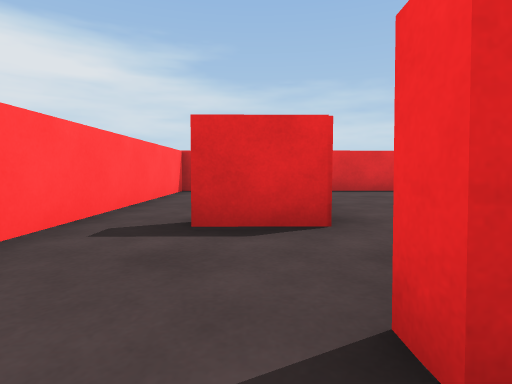
[1] (above)

20 first-person views from a walk through a Unity game level. The camera is 0.51 m above the floor, tilts 4° down and sees 80° across. The floor is counted in squares, 1 m on a side. Each view is taken from the middle of a square. On the plan, view 1 faces up. The plan holds only what a view shows up to about 9 squares ahead; the rest is blank. The player is left out.

[2]
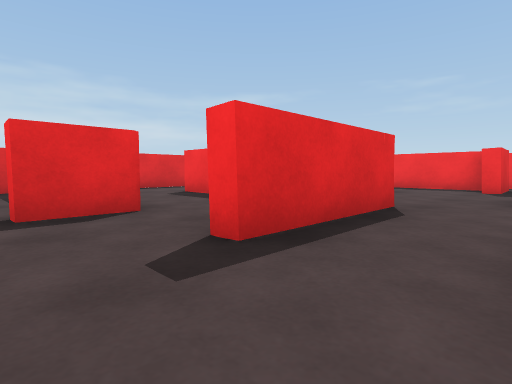

[3]
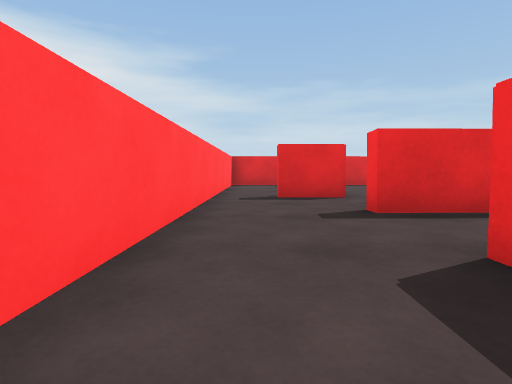

[4]
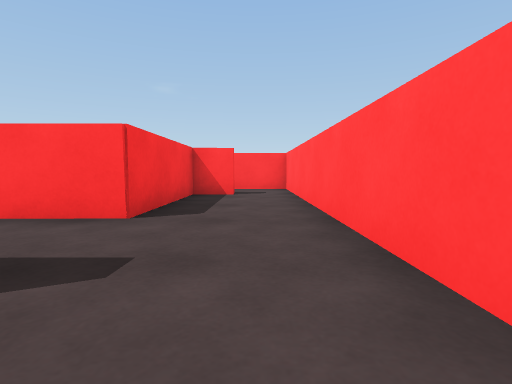

[5]
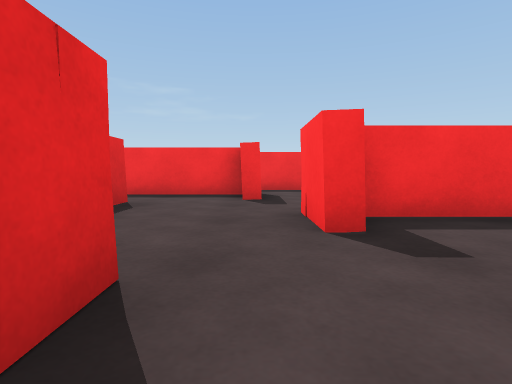

[6]
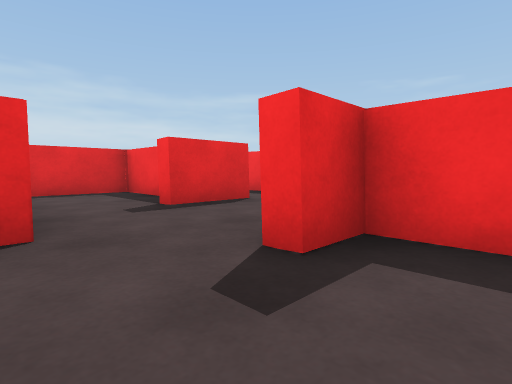

[7]
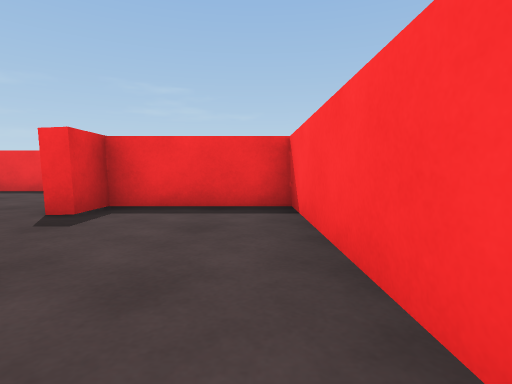

[8]
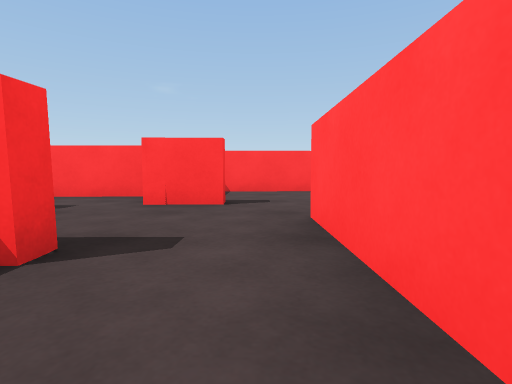

[9]
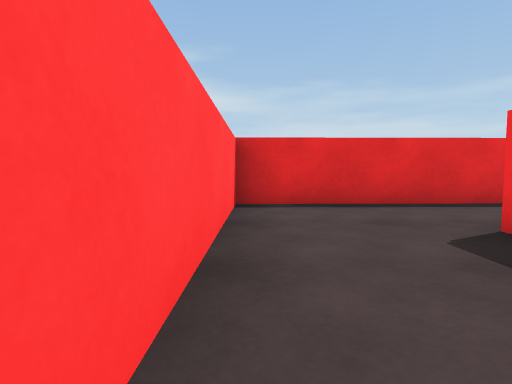

[10]
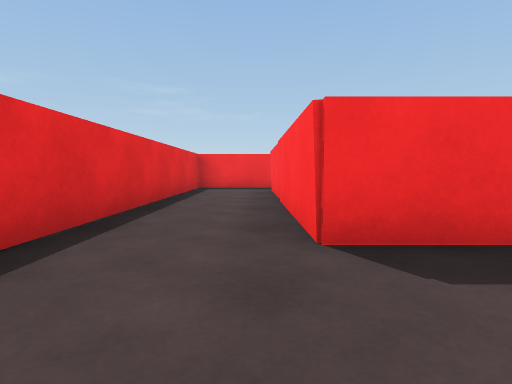

[11]
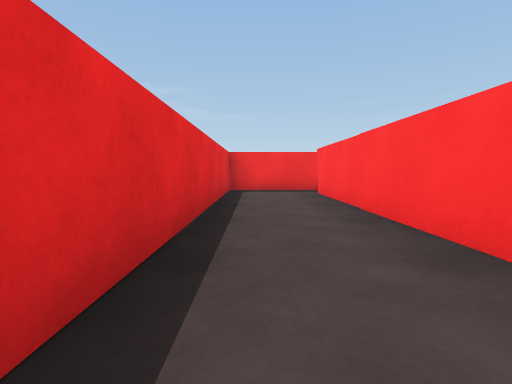

[12]
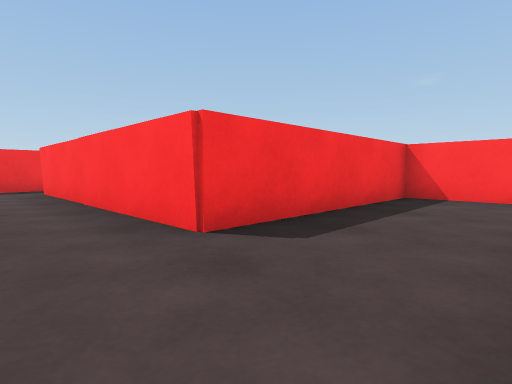

[13]
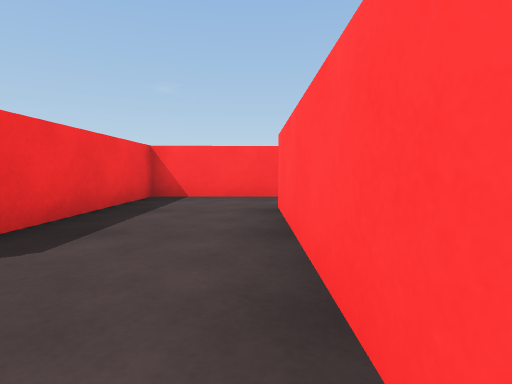

[14]
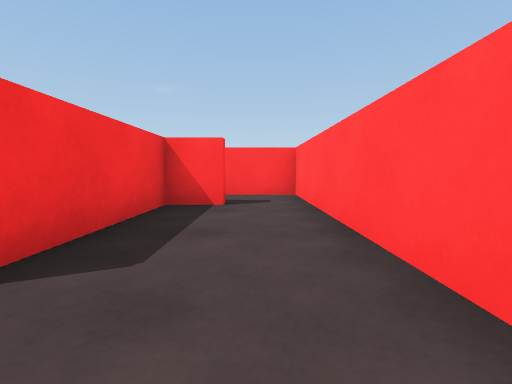

[15]
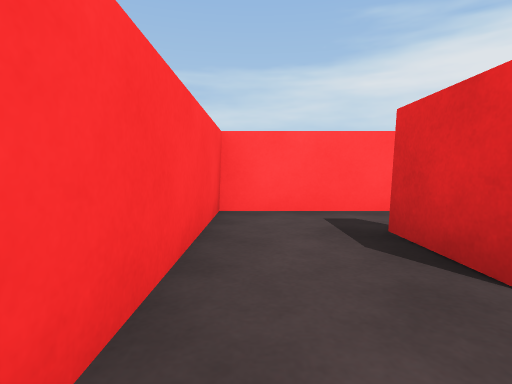

[16]
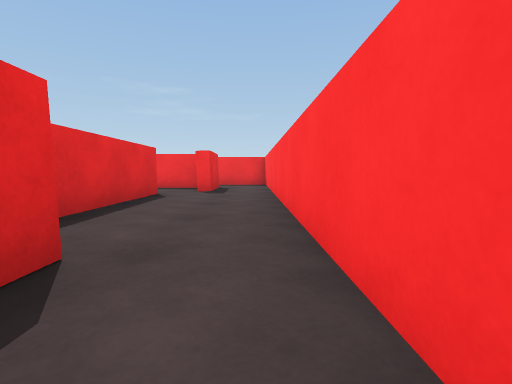

[17]
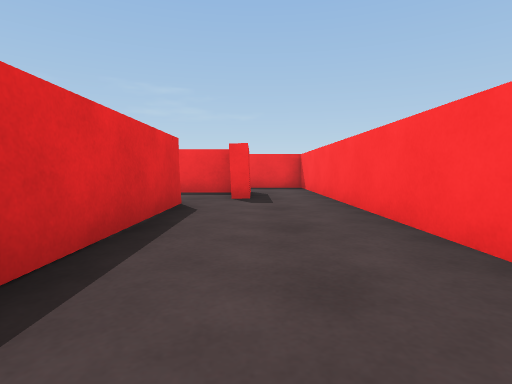

[18]
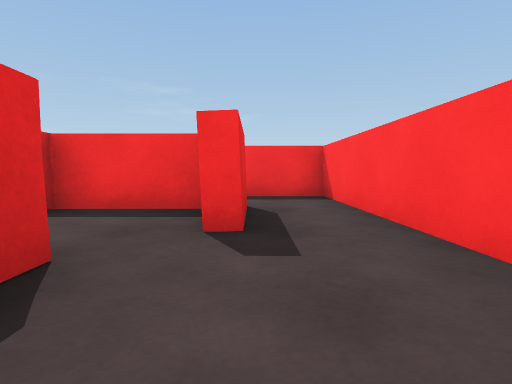

[19]
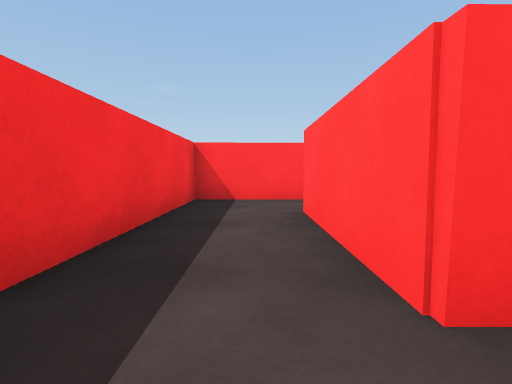

[20]
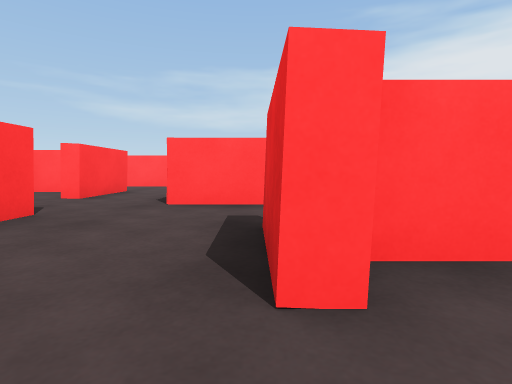

### Floor plan
Ten units are one square. View 1 is at (0, 0); x grows to the right and y downward. Boxes are objects, and circles mark ways between rooms. Rooms are numbered by the first view taken in them; rooms with no view inside come last. Other rooms are left out.
<svg viewBox="-23 -82 129 151">
<path fill="none" stroke="#000" d="M7 49 -5 49 -5 45M4 45 4 12 25 12M57 38 22 39M25 -7 4 -6 4 -10M84 48 65 48M-18 -16 -18 64 86 63M7 -27 -6 -27 -6 -31M0 -76 -18 -76 -18 -16M25 12 25 16M45 9 45 6M16 35 53 35 53 9M7 26 7 34M69 -25 69 -21 53 -21 53 -25M45 6 57 5M63 -35 63 -26M85 -2 85 -39M60 -38 60 -53 40 -53M62 20 84 20M88 1 74 1 73 -3M34 -34 34 -7 25 -7M101 -52 101 -77 7 -76 7 -27M4 -10 31 -10 31 -56 89 -56M84 20 84 48M86 63 101 63 101 -1M65 48 65 44M81 45 81 22"/>
<circle cx="-5" cy="-10" r="3" fill="#2a7"/>
<circle cx="15" cy="0" r="3" fill="#2a7"/>
<circle cx="75" cy="60" r="3" fill="#2a7"/>
<circle cx="60" cy="50" r="3" fill="#2a7"/>
<circle cx="0" cy="-20" r="3" fill="#2a7"/>
<circle cx="35" cy="10" r="3" fill="#2a7"/>
<circle cx="80" cy="10" r="3" fill="#2a7"/>
<text x="20" y="50">1</text>
<text x="-10" y="-40">2</text>
<text x="30" y="20">3</text>
<text x="60" y="-10">4</text>
<text x="40" y="-60">5</text>
<text x="90" y="30">6</text>
<text x="60" y="30">7</text>
</svg>
Room 1 opens to room 2. Room 1 opens to room 4. Room 1 opens to room 6. Room 1 opens to room 7. Room 2 opens to room 5. Room 3 opens to room 4. Room 4 opens to room 6.

Where each view was taken, in squares from view 1:
view 1: 0 up, 0 right, facing up
view 2: 1 down, 1 left, facing up-right
view 3: 3 down, 1 left, facing up
view 4: 2 up, 1 left, facing down
view 5: 0 up, 2 right, facing right
view 6: 2 down, 3 right, facing up-right
view 7: 3 down, 1 right, facing right
view 8: 4 up, 4 right, facing down
view 9: 3 up, 1 right, facing up
view 10: 6 up, 1 right, facing right
view 11: 7 up, 2 right, facing right
view 12: 7 up, 1 right, facing down-right
view 13: 7 up, 1 right, facing down
view 14: 0 up, 1 left, facing down
view 15: 6 down, 2 right, facing left
view 16: 6 down, 1 left, facing right
view 17: 5 down, 1 right, facing right
view 18: 5 down, 4 right, facing right
view 19: 1 down, 9 right, facing down
view 20: 2 up, 8 right, facing left
